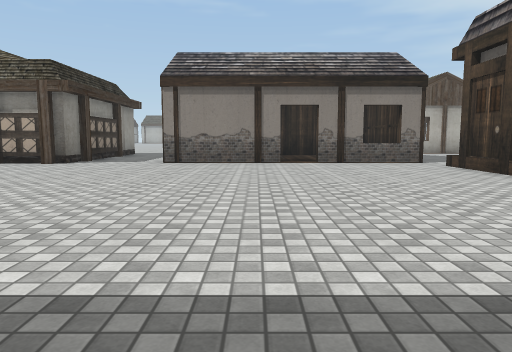
[1] (above)

22 first-person views from a walk through a 3-D level made in the Unity game engine. The camera is 1.2 m above the floor, tilts 6° down and sees 70° across. The floor is counted in squares, 2 m on a side. Each view is taken from the middle of a square. On the plan, view 1 faces up. The plan holds only what a view shows up to about 10 squares ahead; the rest is blank. The place goes on beyond the plan. Some surface patterns are stand-ins.

[2]
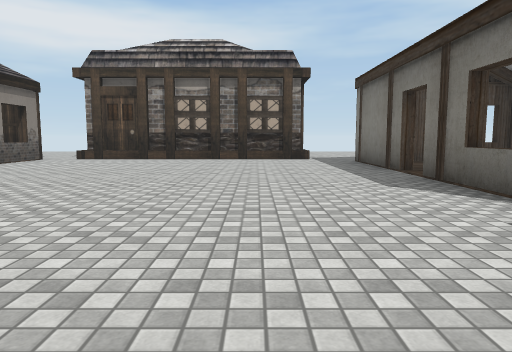

[3]
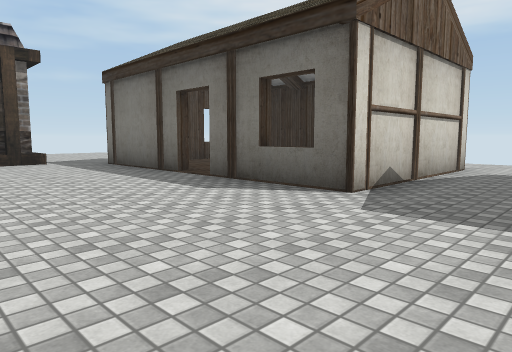

[4]
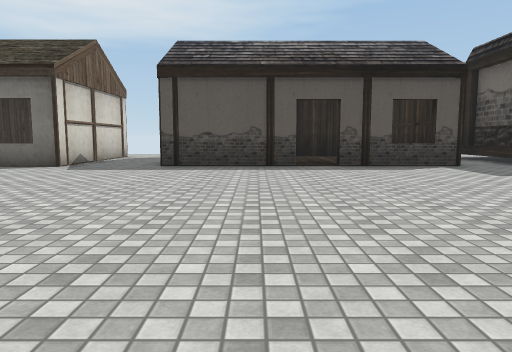

[5]
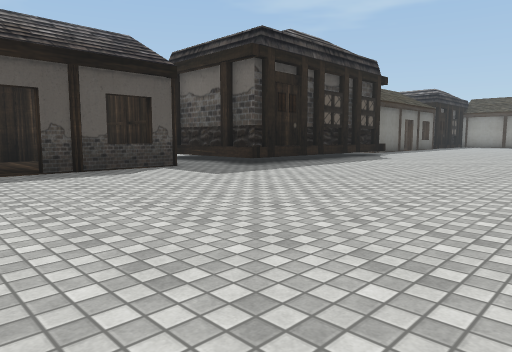

[6]
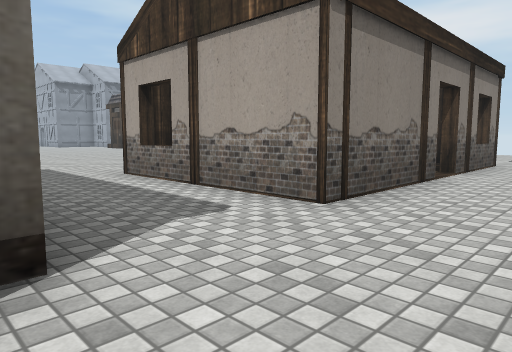

[7]
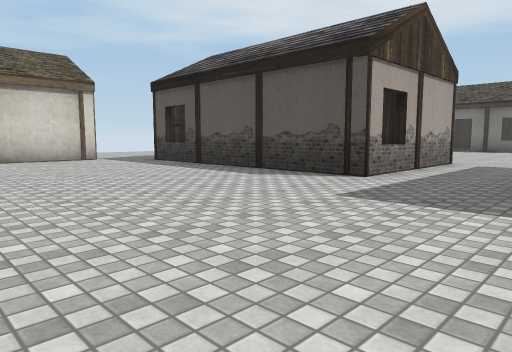

[8]
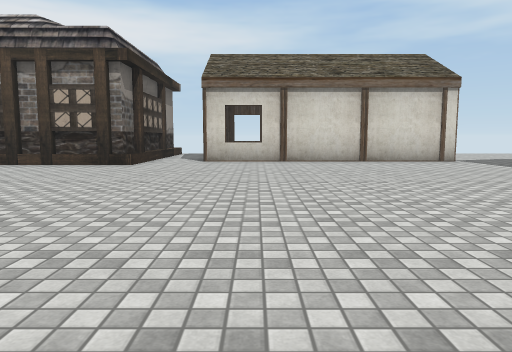

[9]
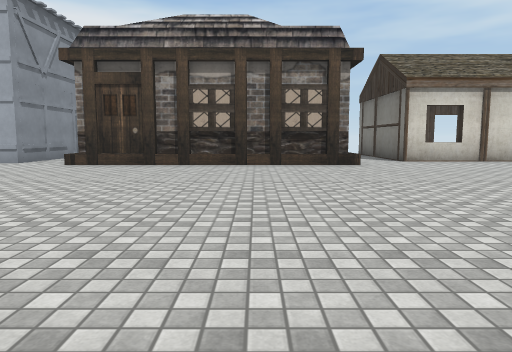

[10]
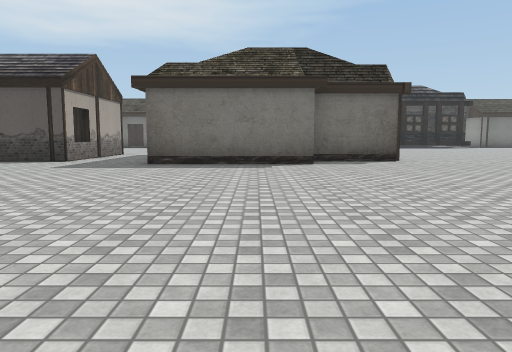

[11]
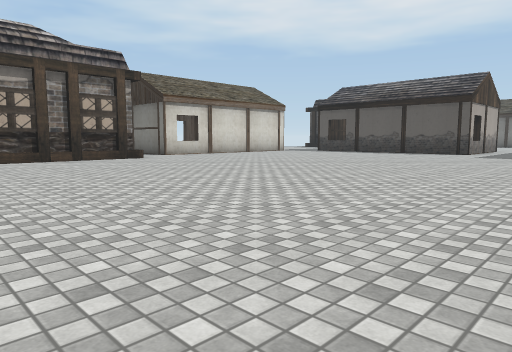

[12]
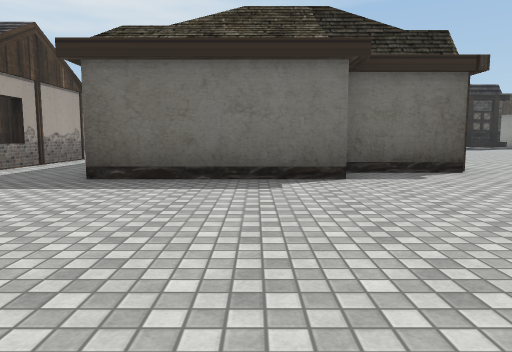

[13]
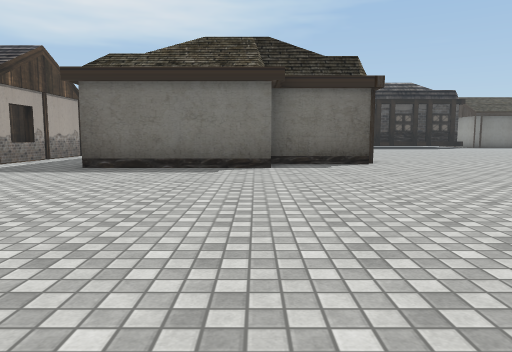

[14]
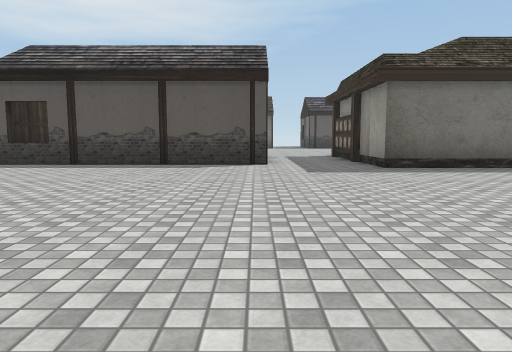

[15]
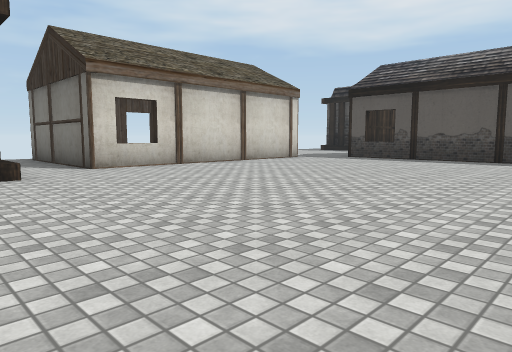

[16]
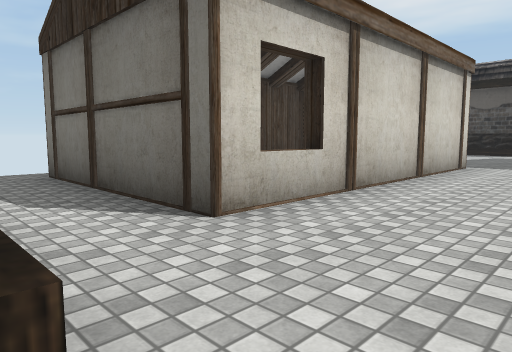

[17]
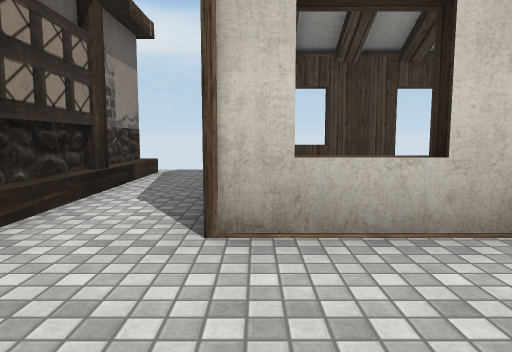

[18]
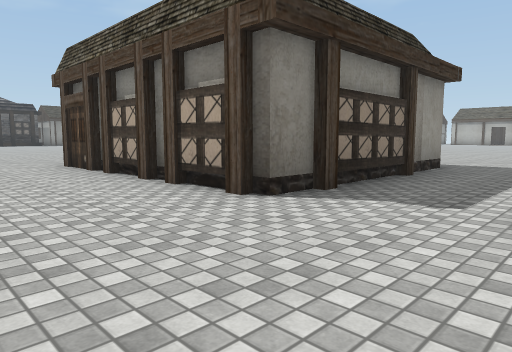

[19]
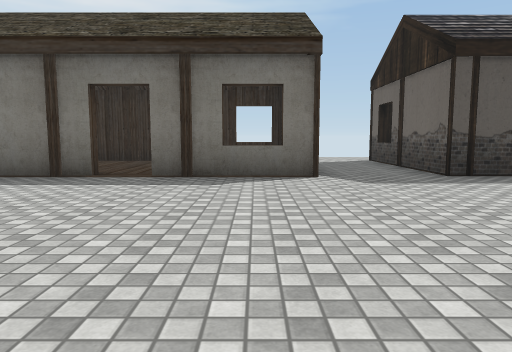

[20]
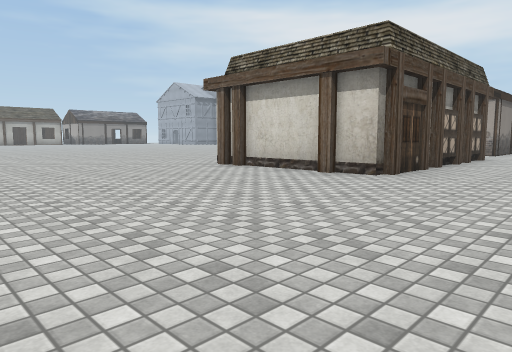

[21]
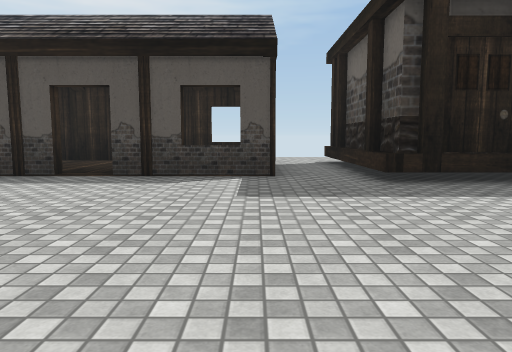

[22]
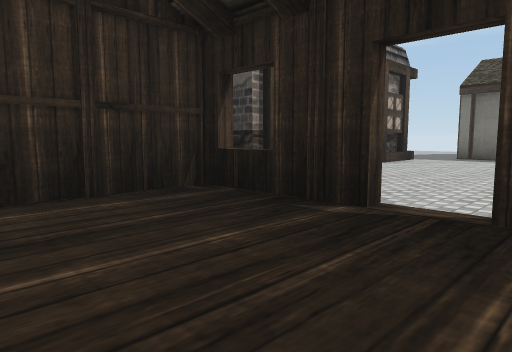

### Floor plan
Key: @ floor where view 1 was taken; # wall or solid block; x gap in a wall; . main floor; : floor 0.5 m higher than the main floor; / step, stairs or slope; ^ raised ledge; H house.
Columns run from 18 left of view 1 to 9 right of it. Each row starts with its distance up from view 1.
 27             ....  ....#
 26             ..........:
 25             ..........#
 24             ..........:
 23              .........##
 22            . ........./#H###
 21           ..................
 20          ..............####x
 19         ...............#   ^
 18         ...............#   #
 17     .. ................#   #
 16     ...................#   #
 15     ...................#   #
 14    ....................x   #
 13    .......#  #..#####^#..
 12    .....#    #..^ ....#..
 11    .....#    #..# ....#..
 10    .....#   ##..# ....#.
  9   ......#####H..###.#^#.
  8   .....................#
  7   .....................
  6   .....................
  5 .......................
  4 .......................
  3  ......................
  2   ..................... H
  1    ###...................
  0      #.###.###.#^#@###..
 -1      #.# ... #.#  ...#
 -2      #.# ... #.#  ...#
 -3      H.#######.#^#####
 -4      ..      ...

Where each view was taken, in squares from view 1:
view 1: 0 up, 0 right, facing up
view 2: 3 up, 6 left, facing right
view 3: 4 up, 5 left, facing down-right
view 4: 8 up, 7 left, facing down
view 5: 7 up, 7 left, facing down-left
view 6: 7 up, 5 left, facing up-right
view 7: 18 up, 5 left, facing down-right
view 8: 19 up, 4 left, facing right
view 9: 24 up, 4 left, facing right
view 10: 22 up, 7 left, facing down
view 11: 27 up, 6 left, facing down-right
view 12: 19 up, 7 left, facing down
view 13: 21 up, 8 left, facing down
view 14: 21 up, 2 left, facing down
view 15: 23 up, 2 left, facing down-right
view 16: 22 up, 3 right, facing down-right
view 17: 20 up, 3 right, facing right
view 18: 6 up, 2 left, facing up-left
view 19: 6 up, 2 left, facing down
view 20: 6 up, 16 left, facing up-right
view 21: 6 up, 11 left, facing down
view 22: 12 up, 0 right, facing down-right
